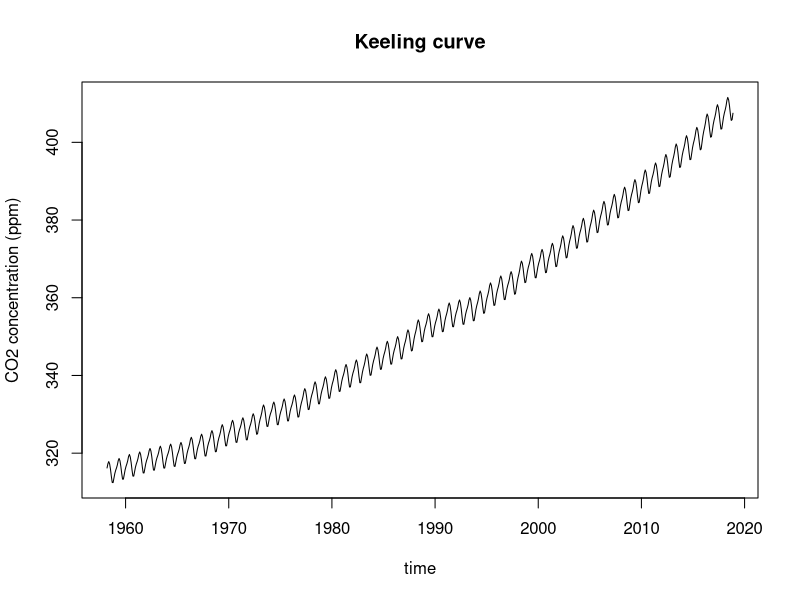
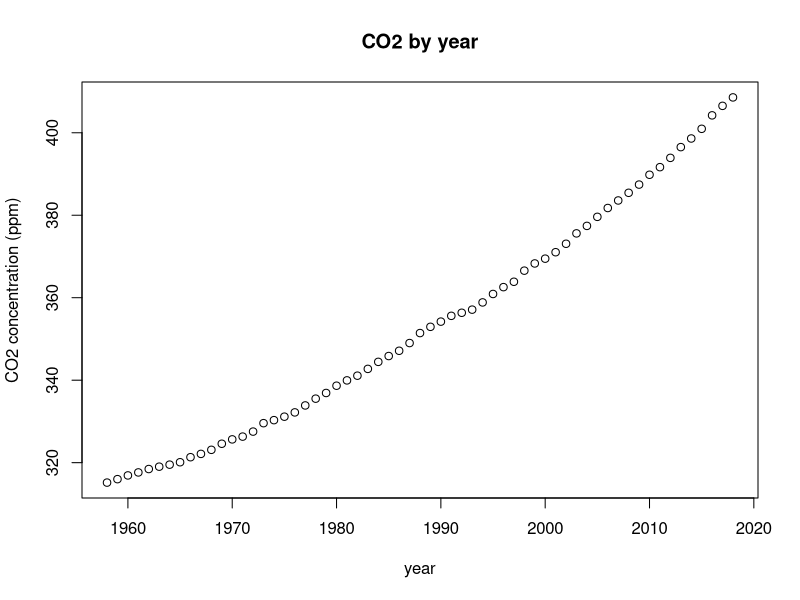
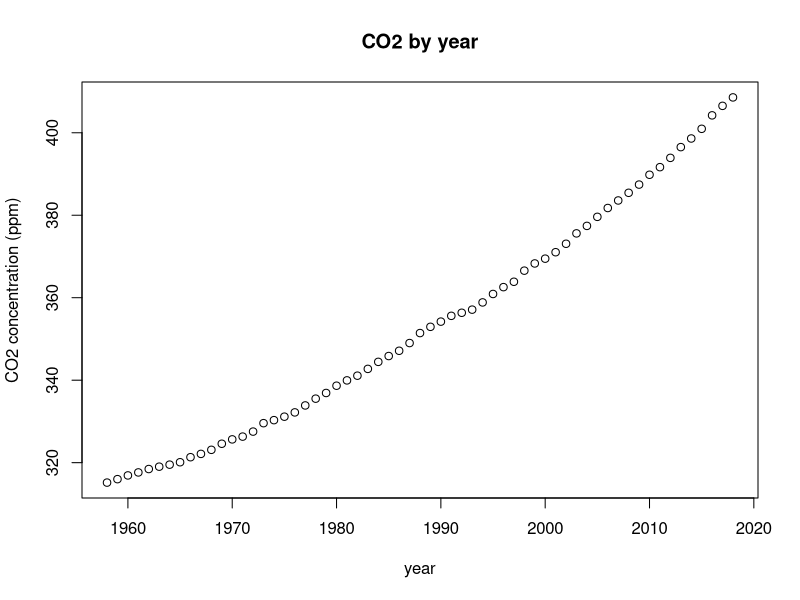
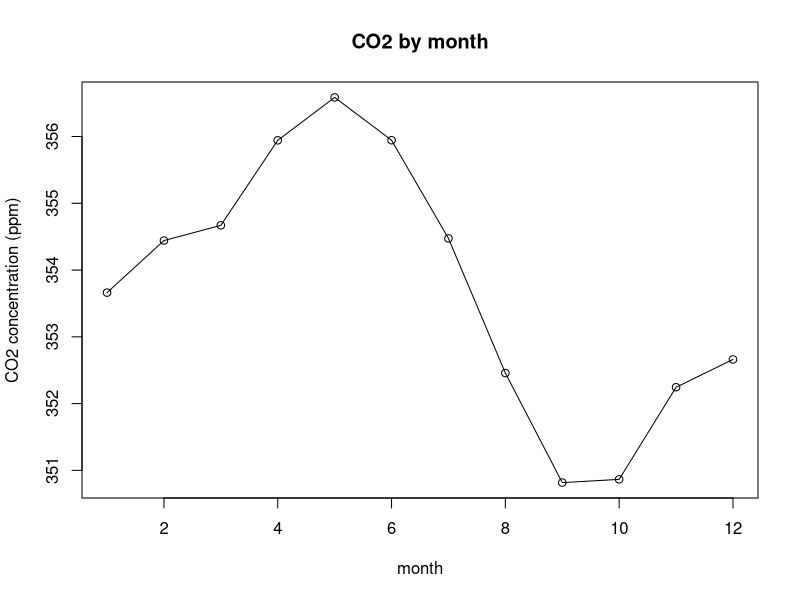

These figures' R source, in order:
# keeling.R

rm( list=ls() )

# (a) read the data

df <- read.table( 'keeling.txt', sep=',', header=TRUE )


# (b) plot the CO2 concentration over time

# eliminate missing data
df <- df[ df$co2_fit > 0, ]

# plot keeling curve
plot( df$date_float, df$co2_fit, type='l', xlab='time', ylab='CO2 concentration (ppm)', main='Keeling curve' )


# (c) plot average CO2 concentration by year

# one way of doing this is to manually find the concentration for each year

# get average concentration in available years
yearvec <- unique( df$year )
co2vec <- rep( NA, length(yearvec) )
for( i in 1:length(yearvec) )
    co2vec[i] <- mean( df$co2_fit[ df$year==yearvec[i] ] )

# plot it
plot( yearvec, co2vec, type='p', xlab='year', ylab='CO2 concentration (ppm)', main='CO2 by year' )

# but R has specialized functions available that make many common data processing operations
# like this much easier.  here we'll use the aggregate() function.

dfy <- aggregate( df$co2_fit, by=list( df$year ), FUN=mean )

plot( dfy$Group.1, dfy$x, type='p', xlab='year', ylab='CO2 concentration (ppm)', main='CO2 by year' )


# (d) plot average CO2 concentration by month

# we'll use aggregate() again, as that's easier, and also the more R-like way of solving
# this problem.

dfm <- aggregate( df$co2_fit, by=list( df$month ), FUN=mean )

plot( dfm$Group.1, dfm$x, type='o', xlab='month', ylab='CO2 concentration (ppm)', main='CO2 by month' )

